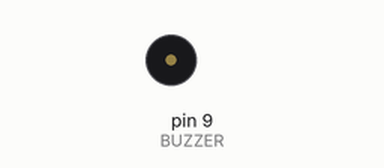
A sketch run on a simulated Arduino Uno, built with avr-gcc and run on an emulated ATmega328P. Parts: buzzer (waves = sounding).

Above: at 0.1 s.
Timing chart, 0 to 1.6 s (numbered marks = the images above):
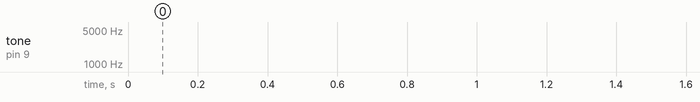

The sketch:

buzzer.ino
```cpp
#define BUZZER 9

void tocarBuzzer()
{
    // Implementar
    float seno;
    int frequencia;

    for (int x = 0; x < 180; x++)
    {
        //converte graus para radiando e depois obtém o valor do seno
        seno = (sin(x * 3.1416 / 180));
        //gera uma frequência a partir do valor do seno
        frequencia = 2000 + (int(seno * 1000));
        tone(9, frequencia);
        delay(1);
    }
}

void setup()
{
    pinMode(BUZZER, OUTPUT);
}

void loop()
{
    tocarBuzzer();
}
```
